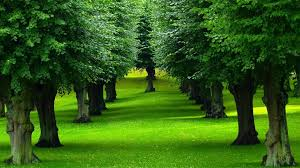
#> input picture 2016/tutorial_final/56/same2.jpg, 300 x 168 px
$ jupyter execute --allow-errors 'K-Means clustering for Color Quantization and Image Segmentation.ipynb'   (shell and % lines are left out)   (Python 2 division)
#> lines starting #> are read from the running program, lines starting #| are printed output that depends on the picture
# #Objective: Explore the applications of K-Means Clustering.
          1.Colour Quantization
          2.Image Segmentataion

**K-means**

It is a clustering algorithm , a part of supervised machine learning. The algorithm partitions a set of points into K number of clusters such that the points in a particular cluster tend to be near each other. The points have no labels and hence K-means is an unsupervised algorithm.

Custering can be used for automatically organizing data, understanding hidden structure in data,  Preprocessing for further analysis etc.

#Algorithm:
1. Initialize clusters for a given dataset.
2. Initilaize labels for the samples in the dataset.
3. Compute the Euclidian distance of every data point from every center.
4. Update the labels by assigning the data point to that cluster from whose center it has the least Euclidian distance.
5. Update the cluster center by taking the mean of all the data points that belong to it.
6. Repeat until convergence ie. until the labels or the clusters do not change during updation.

#How to choose the value of K?

Consider the following data-set.
By looking at the distribution of the data what is the value of K intutively?
Would this value agree with the value of K chosen heuristically?
The heuristic for choosing the value of K is :
"Choose the K at which the elbow occurs since the value of the objective function does not decrease greatly."

[cell 1]
import pandas as pd
import numpy as np
import matplotlib.pyplot as plt
import random
X=pd.read_csv('Tutorial_data.csv')
#> (reads 2016/tutorial_final/56/Tutorial_data.csv from the repository)
features=X.columns
l=len(X)
x=[]

for i in range(900):
    x.append(np.array([X['feature1'][i],X['feature2'][i]]))
z=[]
b=[]
for items in x:
    z.append(items[0])
    b.append(items[1])

plt.scatter(z,b)
print "DISTRIBUTION OF INPUT DATA"
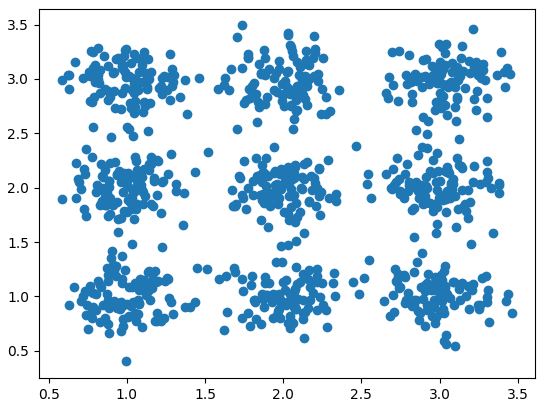
#> figure drawn by matplotlib, 1 panel

So intutively we kow that the data consists of 9 clusters.
Lets check the value ok K obtained heuristically by running the following code for K-means clustering using random
initialization.

[cell 2]
a=[0]*l
def update_assignments(X,C,a):
# INPUT:
#   X (num_samples x num_dims): data
#   C (num_clusters x num_dims): cluster centers
#   a (num_samples x 1): cluster assignments (1, ..., num_clusters)
#                           for each data point
#OUTPUT:
#   a (num_samples x 1): updated assignments
    p=[0]*len(a)
    for i in range(len(x)):
        temp=[0]*len(C)
        for j in range(len(C)):
            temp[j]=sum((x[i]-C[j])**2)
        p[i] =temp.index(min(temp))

    return p

def update_centers(X, C, a):
# updates cluster centers, given data points and assignments
#INPUT:
#   X (num_samples x num_dims): data matrix
#   C (num_clusters x num_dims): cluster centers
#   a (num_samples x 1): cluster assignments (1, ..., num_clusters)
#                           for each data point
# OUTPUT:
#   C (num_clusters x num_dims): updated cluster centers
    temp=[0]*len(C)
    counter=[0]*len(C)

    for i in range(len(X)):
          temp[a[i]]=temp[a[i]]+X[i]
          counter[a[i]]=counter[a[i]]+1

    k=0
    for items in temp:
       temp[k]=items/counter[k]
       k=k+1
    return temp

def kmeans_obj(X, C, a):
# computes the k-means objective function
#INPUT:
#  X (num_samples x num_dims): data matrix
#   C (num_clusters x num_dims): cluster centers
#   a (num_samples x 1): cluster assignments (1, ..., num_clusters)
#                           for each data point
# OUTPUT:
#   obj (1 x 1): k-means objective function
#

    obj=0
    for i in range(len(X)):
        temp=[0]*len(C)
        for j in range(len(C)):
            temp[j]=sum((X[i]-C[j])**2)

        obj=obj+min(temp)
    return obj

def lloyd_iteration(X, C0):
#runs Lloyd's method until convergence
# INPUT:
#   X (num_samples x num_dims): data matrix
#   C0 (num_clusters x num_dims): initialized cluster centers
# OUTPUT:
#   C (num_clusters x num_dims): updated cluster centers
#   a (num_samples x 1): cluster assignment for each sample
    C=C0;
    a=[1]*len(X)
    #print a
    a_hat= update_assignments(X, C, a)
    check=a==a_hat
    while check==False:
        C_updated= update_centers(X,C,a_hat)
        a=a_hat
        a_hat= update_assignments(X, C_updated, a)
        check=a==a_hat
    print kmeans_obj(x,C_updated,a_hat)

    return (C_updated,a_hat)

c=x[0:9]
a=update_assignments(x,c,a)
#effect of increasing K on the Objctive value
objective=[]
for k in range(20):
    c=random.sample(x,k+1)
    a=update_assignments(x,c,a)
    (c1,a1)=lloyd_iteration(x, c)
    objective.append(kmeans_obj(x,c1,a1))
k=range(20)
plt.plot(k,objective)
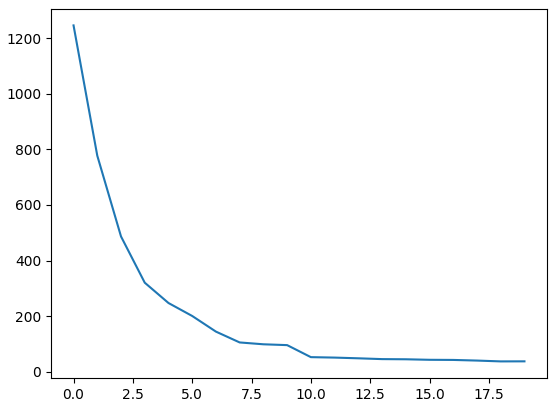
#> figure drawn by matplotlib, 1 panel; curve peaks at x = 0, y = 1245.3

As you can see from the above graph the objective value does not vary much after 9 inspite of increasing the number
of clusters.
58.002810502
55.315044832
53.8637103186
50.260223284
49.9953873618
45.9420836918
44.8587964677
42.0736352831
41.9915822291
40.7430165827
39.6002606744
36.2686708357 are the values of the objective function values beyond K=9 and are almost constant.

Conclusion:
**Thus the heuristic value agrees with the intutive value.**

**Problem with Random initialization:**
    The cluters may get initialized in such a way that 2 centres land in the same cluster and as a result split up
    a cluster into two leaving k-2 clusters to define the remaining of the k-1 clusters.
    Thus data is not seperated according to the right structure.
    This can be seen in the illustration below:

[cell 3]
objective=[]
for k in range(9):
    c=random.sample(x,k+1)
    a=update_assignments(x,c,a)
    (c1,a1)=lloyd_iteration(x, c)
    objective.append(kmeans_obj(x,c1,a1))
k=range(9)
options=['red','blue','green','yellow','black','pink','cyan','purple','orange']
for i in range(len(x)):
      plt.scatter(z[i],b[i],color=options[a[i]])
      plt.hold(True)
plt.show()
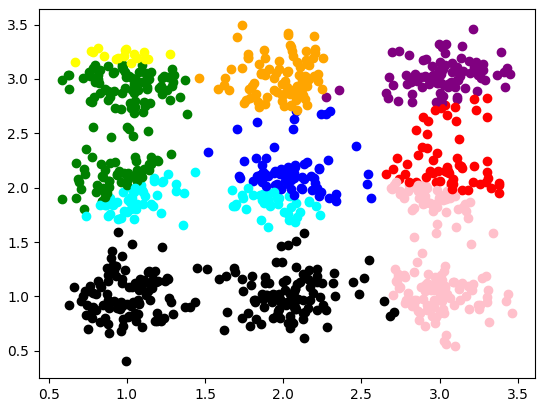
#> figure drawn by matplotlib, 1 panel

#Solution:Use K-Means++ for initializing the centres.
          K-means++ randomly initializes only one center.
          It then calculates the distnance of all the data points from this centre. Further centres are decided based
          on these distances.
          It searches for the next center given the first one with probabilities proportional to the distance from
          the first center c1. K-Means++ sees to it that one cluster does not get split into two different ones.

The kmeans function of the scipy library uses the K-Means++ method for initializing the centres which gives much better results as seen below:

[cell 4]
from scipy.cluster.vq import kmeans,vq
centroids,_ = kmeans(x,9)
print centroids
#kmeans takes the input data which is x and number of clusters=9
idx,_ = vq(x,centroids)
options=['red','blue','green','yellow','black','pink','cyan','purple','orange']
for i in range(len(x)):
      plt.scatter(z[i],b[i],color=options[idx[i]])
      plt.hold(True)
plt.show()
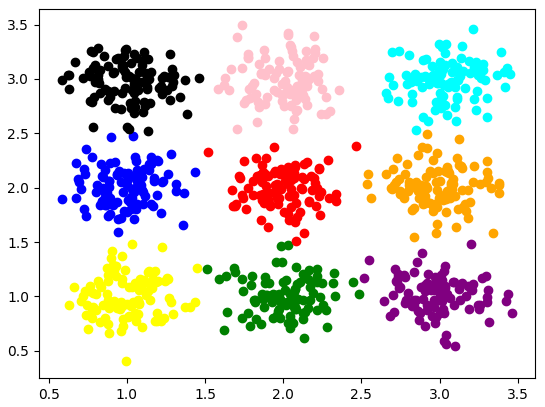
#> figure drawn by matplotlib, 1 panel

#> (a cell that did not finish here is left out)

# Applications of K-Means Clustering

1.**Color Quantization**:
Color quantization is the process of reducing the number of distinct colors in an image.
The aim of colour quantization is to preserve the appearance of the image as much as possible, while reducing the number of colors. This saves memory space needed for storage or compression. Colour quantization is used in colour based content retrieval.

Features:
In this application the data contains pixels. Each pixel represents one data point. We convert the RGB representation of each pixel to Lab representation.
Thus for each data point, L, a, and b are the 3 features. Because in the L, a, b color space the Euclidean distance between colors has actual perceptual meaning which is used in K- means clustering.
The L*a*b* color space is derived from the CIE XYZ tristimulus values. The L*a*b* space consists of a luminosity layer 'L*', chromaticity-layer 'a*' indicating where color falls along the red-green axis, and chromaticity-layer 'b*' indicating where the color falls along the blue-yellow axis. All of the color information is in the 'a*' and 'b*' layers. You can measure the difference between two colors using the Euclidean distance metric.
Where L feature represents the lightness of the value of the pixel. 0 : Darkest black 100 : Brightest
White Positive values of a represent Red and negative represent Green.
Similarly positive values of b represent Yellow and negative represent Blue.
We first convert the image from the RGB color space to the L*a*b*color space.
Since we will be clustering using k-means which is based on the euclidean distance, we'll use theL*a*b* color space.

[cell 6]
import cv2
import copy
# load the image and grab its width and height
image = cv2.imread("same2.jpg")
#> image is the input picture: shape (168, 300, 3); mean B, G, R 23.1, 93.2, 50.8
image = cv2.resize(image, (600,450))
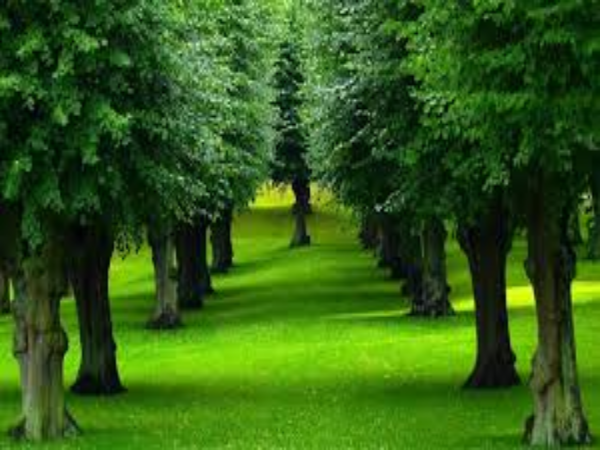
#> image: shape (450, 600, 3); mean B, G, R 23, 93.1, 50.7
(h, w) = image.shape[:2]
#> h = 450; w = 600

# convert the image from the RGB color space to the L*a*b*
# color space -- since we will be clustering using k-means
# which is based on the euclidean distance, we'll use the
# L*a*b* color space
image = cv2.cvtColor(image, cv2.COLOR_BGR2LAB)
#> image: shape (450, 600, 3); mean of channels 0, 1, 2 87.5, 101.6, 158.5

# reshape the image into a feature vector so that k-means
# can be applied
image = image.reshape((image.shape[0] * image.shape[1], 3))
#print image

# apply k-means using the specified number of clusters and
# then create the quantized image based on the predictions
#> (the rest of this cell did not finish here and is left out)

[cell 7]
from IPython.display import Image
from IPython.display import display
x = Image(filename='same2.jpg')
y = Image(filename='same2_2.jpg')
display(x, y)

#> (a cell that did not finish here is left out)

[cell 9]
x = Image(filename='keffect.jpg')
display(x)

**Implication : **

Each pixel in the original image has varied values of L, a, b*. By using K- means we restrict the values that each
feature of the pixels can have.
Each pixel is now replaced by the pixel correponding to the cluster center to which it belongs.
Now each pixel in the image can have feature values from a small list of values that is the centroid values. For
example different shades of green colour would now be converted to a fewer shade of that colour.
This does lead to loss on individuality of the pixels and the minute differnces in he perception of colours are lost.

**Observation :**

There is a trade-off between the number of clusters and the quality of the image. Using less number of clusters leads to distortion. Increasing the number of clusters improves the quality of the image. Another tradeoff that is observed is that as the number of clusters increases the computation time also increases. However the memory footprint of the reconstructed image is still substantially smaller than that of the original image.
Lets observe the trade off for various kinds of images that have been color quantized using different values of k.

[cell 10]
x = Image(filename='tree.jpg',width=500,height=300)
y = Image(filename='flower.png',width=500,height=300)
display(x, y)

Thus in case of the Crysanthemum there isn't much loss of information if K=2 since it predominantly has
one colour -Orange.
However if we choose an image that inherently has varied colours then K=2 would lead to a loss of information.
From the above observations we can conclude that the value of K should be decided based on the original variation in
the primary colours in the image.
Images having monotones can be compressed using a small value of K whereas for images having varied colours a
trade-off between the information quality and the memory foot-print needs to be dealt with.

Physically checking the memory foot-print: If you see the space needed for storing these images on your computer
you can easily verify the fact that the memory foot-print can be drastically reduced by colour quantization.

Original Crysanthemum : 858 KB (879,394 bytes)
K=2 Cysanthemum: 244 KB (249,955 bytes)

2.**Image Segmentation**:
If the object of interest has a strikingly different colour in comparison with the background then K-Means clustering can be used for image segmentation such that it can detect individual objects.

[cell 11]
image = cv2.imread("oa.jpg")
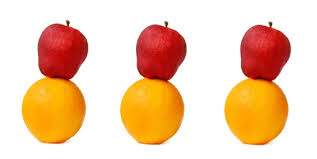
#> input picture 2016/tutorial_final/56/oa.jpg, 317 x 159 px
#> image is the input picture: shape (159, 317, 3); mean B, G, R 175, 206.1, 243.1
image = cv2.resize(image, (600,450))
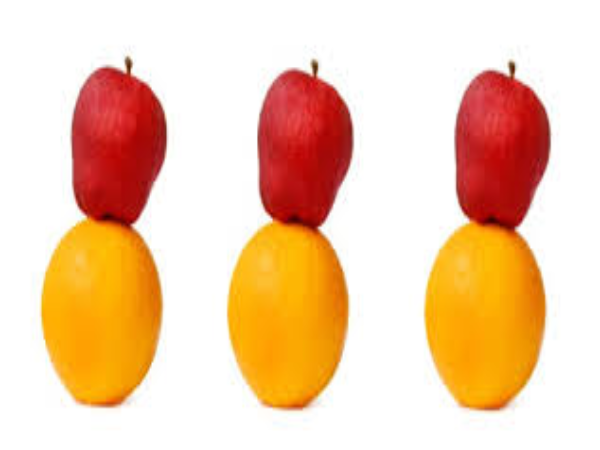
#> image: shape (450, 600, 3); mean B, G, R 174.9, 206, 243
(h, w) = image.shape[:2]

# convert the image from the RGB color space to the L*a*b*
# color space -- since we will be clustering using k-means
# which is based on the euclidean distance, we'll use the
# L*a*b* color space
image = cv2.cvtColor(image, cv2.COLOR_BGR2LAB)
#> image: shape (450, 600, 3); mean of channels 0, 1, 2 220.5, 139.8, 148.8

# reshape the image into a feature vector so that k-means
# can be applied
image = image.reshape((image.shape[0] * image.shape[1], 3))
#print image

# apply k-means using the specified number of clusters and
# then create the quantized image based on the predictions
#> (the rest of this cell did not finish here and is left out)
